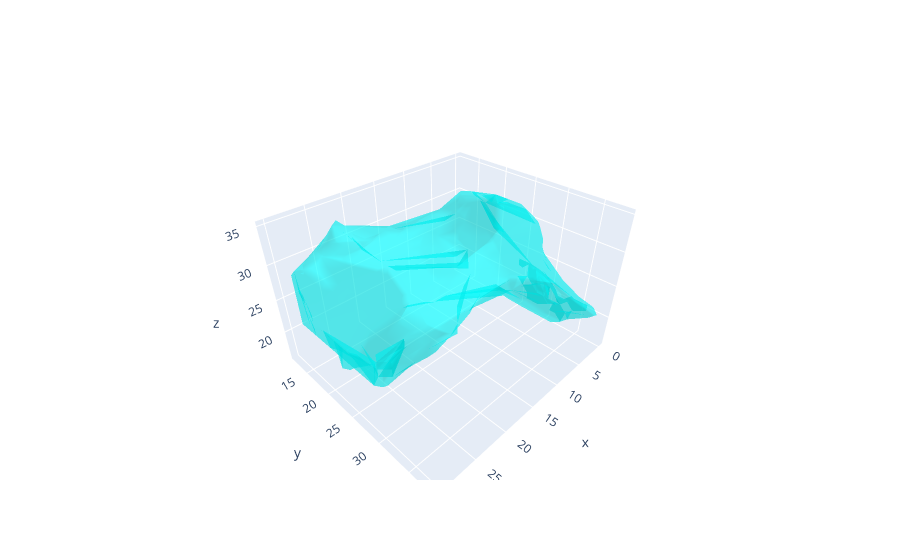

Here is the notebook cell this chart was saved with:
### Code cell
import plotly.graph_objects as go

x, y, z = zip(*verts) 

fig = go.Figure(data=[go.Mesh3d(x=x, y=y, z=z, alphahull=5, opacity=0.4, color='cyan')])

fig.show()

### Figure 1 — Plotly figure (JSON) as saved in the notebook; plotly's stock layout.template omitted (floating-point values rounded to 4 significant figures; data arrays with more than 128 entries replaced by an {"elided": "..."} marker saying what was removed)
{"data": [{"alphahull": 5, "color": "cyan", "opacity": 0.4, "type": "mesh3d", "x": {"elided": "3041 float values"}, "y": {"elided": "3041 int values"}, "z": {"elided": "3041 int values"}}], "layout": {}}
